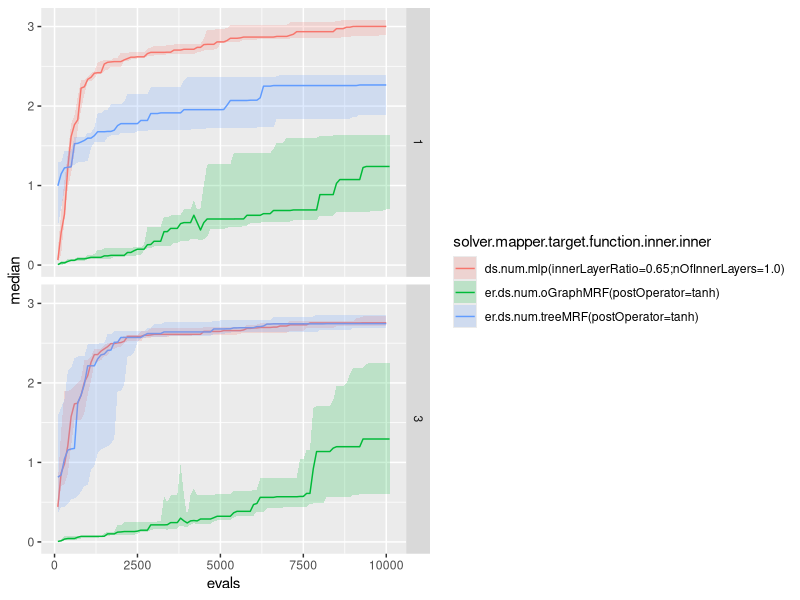
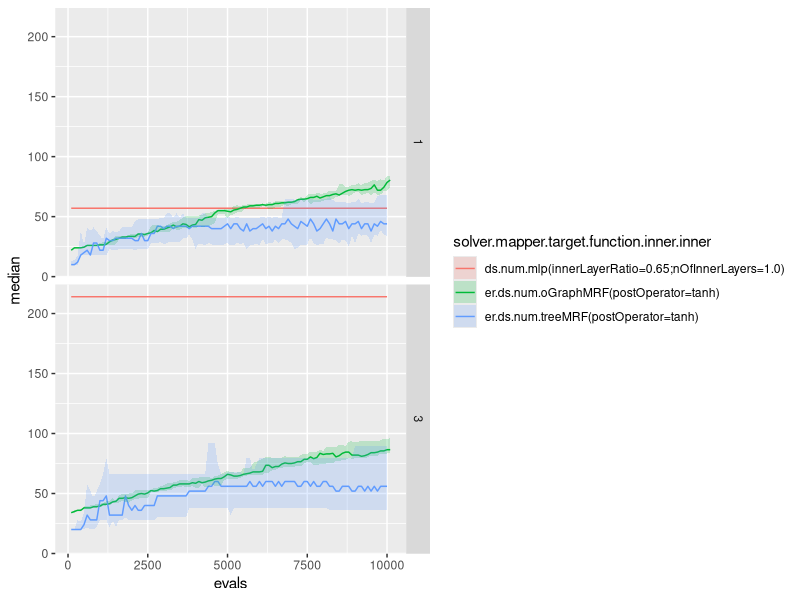

Write the R code that produced these figures, in order.
## ---- chunk 1
require(tidyverse)
require(skimr)
## ---- chunk 2
d.de = read.csv2("phase1/best.csv", dec=".", strip.white = T, stringsAsFactors = T)
skim(d.de)
## ---- chunk 3
d.de %>% mutate(evals=round(evals/100)*100) %>% group_by(solver.mapper.target.function.inner.inner, solver.mapper.target.signals, evals) %>% summarise_at(vars(best.fitness.s.task.l.xVelocity), list(Q1=~quantile(., probs=0.25), median=median, Q3=~quantile(., probs=0.75))) %>% ggplot(aes(evals, median, col=solver.mapper.target.function.inner.inner)) + geom_line() + geom_ribbon(aes(ymin=Q1, ymax=Q3, fill=solver.mapper.target.function.inner.inner), alpha=0.2, color=NA) + facet_grid(factor(solver.mapper.target.signals)~.)
## ---- chunk 4
d.de %>% mutate(evals=round(evals/100)*100) %>% group_by(solver.mapper.target.function.inner.inner, solver.mapper.target.signals, evals) %>% summarise_at(vars(best.genotype.size), list(Q1=~quantile(., probs=0.25), median=median, Q3=~quantile(., probs=0.75))) %>% ggplot(aes(evals, median, col=solver.mapper.target.function.inner.inner)) + geom_line() + geom_ribbon(aes(ymin=Q1, ymax=Q3, fill=solver.mapper.target.function.inner.inner), alpha=0.2, color=NA) + facet_grid(factor(solver.mapper.target.signals)~.)
